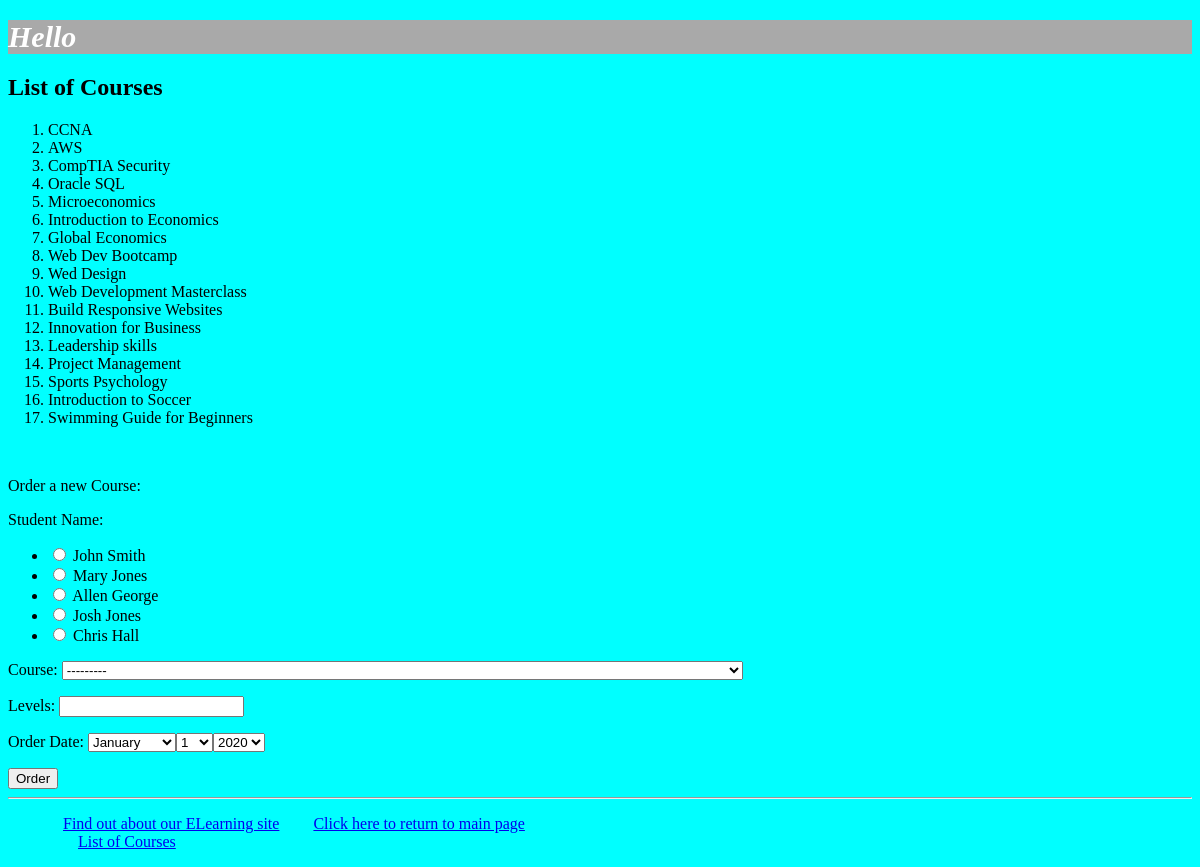
The app's page /myapp/placeorder with its own data.
### myapp/models.py (models this page shows, shortened)
class Course(models.Model):
     topic = models.ForeignKey(Topic, related_name='courses',
     on_delete=models.CASCADE)
     name = models.CharField(max_length=200)
     price = models.DecimalField(max_digits=10, decimal_places=2)
     for_everyone = models.BooleanField(default=True)
     description = models.TextField(max_length=300, null=True, blank=True)
     interested = models.PositiveIntegerField(default = 0)
     stages = models.PositiveIntegerField(default = 3)
     def __str__(self):
         return f'Topic: {self.topic}, Name: {self.name}, Price: {self.price}'

### myapp/views.py (the view)
# urls.py: path('placeorder',views.placeOrder,name='placeOrder'),
def placeOrder(request):
    msg = ''
    courlist = Course.objects.all()
    if request.method == 'POST':
        form = OrderForm(request.POST)
        if form.is_valid():
            order = form.save(commit=False)
            if order.levels <= order.course.stages:
                if order.course.price > 150:
                    print("--im here--")
                    discounted_price = order.course.discount()
                    order.course.save()
                    Course.objects.filter(name=str(order.course)).update(price=discounted_price)
                msg = 'Your course has been ordered successfully.'
            else:
                msg = 'You exceeded the number of levels for this course.'
            return render(request, 'myapp/order_response.html', {'msg': msg})
    else:
        form = OrderForm()
    return render(request, 'myapp/placeorder.html', {'form': form, 'msg': msg,'courlist': courlist})

### myapp/forms.py
class OrderForm(forms.ModelForm):
    class Meta:
        model = Order
        fields = ('student', 'course', 'levels', 'order_date')
        widgets= {
            'student':forms.RadioSelect(attrs={'class':'radio'}),
            'order_date':forms.SelectDateWidget(attrs={'class':'years=date.today()'}),
        }
        labels ={
            'student': "Student Name",
            'order_date': "Order Date",
        }

### myapp/models.py (called while the page is built)
    def __str__(self):
        return f'Name: {self.name}, Category: {self.category}'

    def __str__(self):
        return f'{self.first_name} {self.last_name}'

### myapp/templates/myapp/placeOrder.html (shortened to what this page needs)
{% extends 'myapp/base.html' %}
{% block body_block %}
    {% if courlist %}
    <h2>List of Courses</h2>
    <ol>
    {% for course in courlist %}
    <li> {{ course.name}} </li>
    {% endfor %}
    </ol>
    {% else %}
    <strong>There are no available courses for this topic!</strong>
    {% endif %}
    <br>
    <p>Order a new Course:</p>
    <form method="post" novalidate>
        {{ form.as_p }}
        <button type="submit">Order</button>
    </form>
{% endblock %}

### myapp/static/myapp/style.css (style rules this page uses)
.color { background-color: aqua; }

### records on screen
Course: name "CCNA"
Course: name "AWS"
Course: name "CompTIA Security"
Course: name "Oracle SQL"
Course: name "Microeconomics"
Course: name "Introduction to Economics"
Course: name "Global Economics"
Course: name "Web Dev Bootcamp"
Course: name "Wed Design"
Course: name "Web Development Masterclass"
Course: name "Build Responsive Websites"
Course: name "Innovation for Business"
Course: name "Leadership skills"
Course: name "Project Management"
Course: name "Sports Psychology"
Course: name "Introduction to Soccer"
Course: name "Swimming Guide for Beginners"
